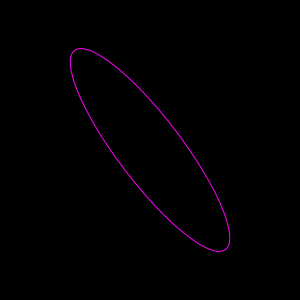
Frame 1 (no input)
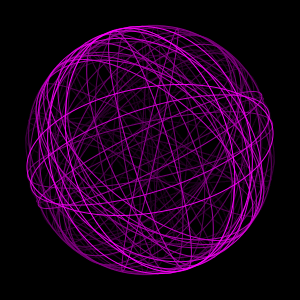
Frame 60 (the mouse pressed at the canvas centre just before this capture)
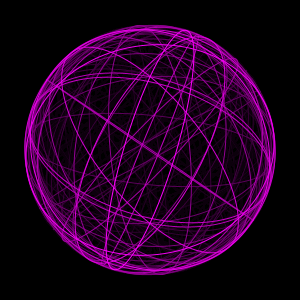
Frame 120 (the mouse held since frame 60 and released just before this capture)

The Processing sketch that drew these frames (run headless with seeded random() and noise(); from frame 60 on, the mouse is pressed at the canvas centre):

// Processing sketch: RotatingEllipse
// ── RotatingEllipse.pde
void setup()
{
  size(300,300);
  background(0);
  frameRate(15);
}
void draw()
{
  fill(0,0,0,10);
  stroke(0,0,0,10);
  rect(0,0,300,300);
  noFill();
  stroke(255,0,255);
  translate(150,150);
  rotate(random(2*PI));
  ellipse(0,0,250,random(250));
}
